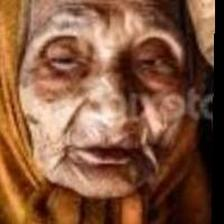
#> input picture data/aligned/100_1_2_20170112222336458.jpg.chip.jpg, 224 x 224 px; its folder holds only this picture in this run
$ python clean_check.py   (older library calls are emulated)
#> lines starting #> are read from the running program, lines starting #| are printed output that depends on the picture
# src/clean_check.py - 748 img
import os, csv, hashlib
from pathlib import Path
from PIL import Image, ImageStat
import cv2
from tqdm import tqdm

ALIGNED_DIR   = Path("./data/aligned")         # input 224x224
CLEAN_DIR     = Path("./data/aligned_clean")   # output ảnh sạch
MANIFEST_DIR  = Path("./data/manifests")
CLEAN_DIR.mkdir(parents=True, exist_ok=True)
MANIFEST_DIR.mkdir(parents=True, exist_ok=True)

TARGET_SIZE = (224, 224)

# THAM SỐ Balanced profile
BLUR_THRES = 70              # 70 => mờ
USE_DEDUP  = True              # khử trùng lặp pHash
REJECT_WATERMARK = True

# watermark ở GÓC
CORNER_FRAC = 0.15
BRIGHT_THRESH = 230
DARK_THRESH   = 25
EDGE_DENSITY_CORNER = 0.10     # giảm 20%
BRIGHT_DARK_RATIO   = 0.25

# watermark PHỦ / TRUNG TÂM
EDGE_DENSITY_FULL   = 0.20
EDGE_DENSITY_CENTER = 0.11     # giảm 20%


# MSER text-like
USE_MSER = True
MSER_DELTA = 5
MSER_MIN_AREA = 30
MSER_MAX_AREA = 2000
MSER_MAX_COMPONENTS = 200

def list_images(root: Path):
    exts = (".jpg", ".jpeg", ".png")
    return [p for p in root.rglob("*")
            if p.is_file() and (p.suffix.lower() in exts or p.name.lower().endswith(".jpg.chip.jpg"))]

def is_image_ok(p: Path) -> bool:
    try:
        img = Image.open(p); img.verify()
        img = Image.open(p).convert("RGB")
        return img.size == TARGET_SIZE
    except Exception:
        return False

def variance_of_laplacian(gray):
    return cv2.Laplacian(gray, cv2.CV_64F).var()

def edge_density(gray):
    edges = cv2.Canny(gray, 100, 200)
    return edges.mean() / 255.0

# [44 lines left out: functions has_watermark_goc, has_watermark_center, has_too_many_mser, phash, not called in this run]

def main():
    files = list_images(ALIGNED_DIR)
    print(f"Tổng file kiểm tra: {len(files)}")
    print(f"- BLUR={BLUR_THRES} | WATERMARK Balanced | DEDUP={USE_DEDUP}")

    kept, dropped = 0, 0
    rows_clean, rows_reject, preview = [], [], []
    seen = set()

    for p in tqdm(files):
        reason = None
        img = cv2.imread(str(p))
#> img is the input picture: shape (224, 224, 3); mean B, G, R 62, 87.3, 131.7
        if img is None:
            reason = "load_fail"
        else:
            gray = cv2.cvtColor(img, cv2.COLOR_BGR2GRAY)
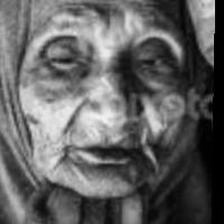
#> gray: shape (224, 224); min 0, max 244, mean 97.7
            if not is_image_ok(p):
                reason = "invalid_or_size"
            elif variance_of_laplacian(gray) < BLUR_THRES: # Tính độ mờ mà nhỏ hơn ngưỡng -> loại
                reason = "blur"
            else:
                wm_corner = has_watermark_goc(img)
                wm_center = has_watermark_center(gray)
                mser_bad  = USE_MSER and has_too_many_mser(gray)
                if REJECT_WATERMARK and (wm_corner or (wm_center and mser_bad)):
                    reason = "watermark"
                elif USE_DEDUP:
                    h = phash(p)
                    if h in seen:
                        reason = "duplicate"
                    else:
                        seen.add(h)

        if reason:
            dropped += 1
            rows_reject.append({"image_id": p.name, "path": str(p), "reason": reason})
            if len(preview) < 10:
                preview.append((reason, p.name))
            continue

        out = CLEAN_DIR / p.name
        Image.open(p).convert("RGB").save(out)
        rows_clean.append({"image_id": p.name, "path": str(out), "status": "clean"})
        kept += 1

    # Xuất manifest
    clean_csv  = MANIFEST_DIR / "elderly_clean_manifest.csv"
    reject_csv = MANIFEST_DIR / "elderly_reject_manifest.csv"
    with clean_csv.open("w", newline="", encoding="utf-8") as fp:
        w = csv.DictWriter(fp, fieldnames=["image_id","path","status"])
        w.writeheader(); w.writerows(rows_clean)
    with reject_csv.open("w", newline="", encoding="utf-8") as fp:
        w = csv.DictWriter(fp, fieldnames=["image_id","path","reason"])
        w.writeheader(); w.writerows(rows_reject)

    print(f" Giữ lại: {kept} | Loại: {dropped}")
    print(f"Ảnh sạch: {CLEAN_DIR}")
    print(f"Manifest sạch:  {clean_csv}")
    print(f"Manifest loại:  {reject_csv}")
    if preview:
        print("Ví dụ ảnh bị loại (tối đa 10):")
        for r, n in preview:
            print(f"  - {r}: {n}")

if __name__ == "__main__":
    main()

$ run again, on data/aligned/60_0_3_20170119205757055.jpg.chip.jpg
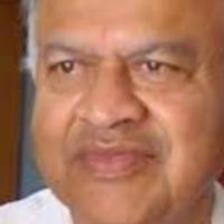
#> input picture data/aligned/60_0_3_20170119205757055.jpg.chip.jpg, 224 x 224 px
#> in main, img is the input picture: shape (224, 224, 3); mean B, G, R 92.9, 117.5, 170
#> in main, `gray = cv2.cvtColor(img, cv2.COLOR_BGR2GRAY)`:
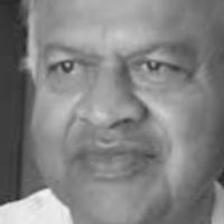
#> gray: shape (224, 224); min 40, max 243, mean 130.4
#> img: PIL image 224x224 RGB

$ run again, on data/aligned/60_1_0_20170110124140071.jpg.chip.jpg
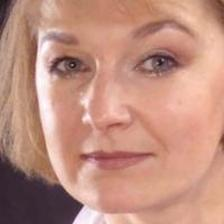
#> input picture data/aligned/60_1_0_20170110124140071.jpg.chip.jpg, 224 x 224 px
#> in main, img is the input picture: shape (224, 224, 3); mean B, G, R 127.1, 142.8, 191.6
#> in main, `gray = cv2.cvtColor(img, cv2.COLOR_BGR2GRAY)`:
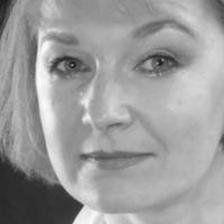
#> gray: shape (224, 224); min 23, max 252, mean 155.6
#> img: PIL image 224x224 RGB

$ run again, on data/aligned/60_1_0_20170117163645241.jpg.chip.jpg
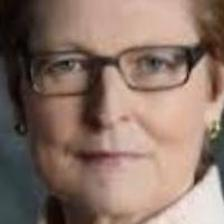
#> input picture data/aligned/60_1_0_20170117163645241.jpg.chip.jpg, 224 x 224 px
#> in main, img is the input picture: shape (224, 224, 3); mean B, G, R 103.6, 115, 138.2
#> in main, `gray = cv2.cvtColor(img, cv2.COLOR_BGR2GRAY)`:
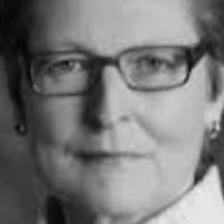
#> gray: shape (224, 224); min 4, max 237, mean 120.6
#> img: PIL image 224x224 RGB

$ run again, on data/aligned/60_0_0_20170120222420751.jpg.chip.jpg
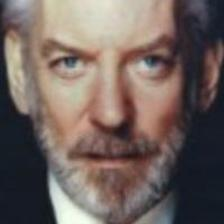
#> input picture data/aligned/60_0_0_20170120222420751.jpg.chip.jpg, 224 x 224 px
#> in main, img is the input picture: shape (224, 224, 3); mean B, G, R 94.1, 99.1, 113
#> in main, `gray = cv2.cvtColor(img, cv2.COLOR_BGR2GRAY)`:
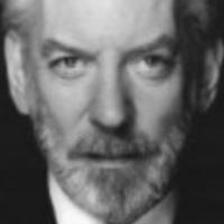
#> gray: shape (224, 224); min 19, max 251, mean 102.7
#> img: PIL image 224x224 RGB
